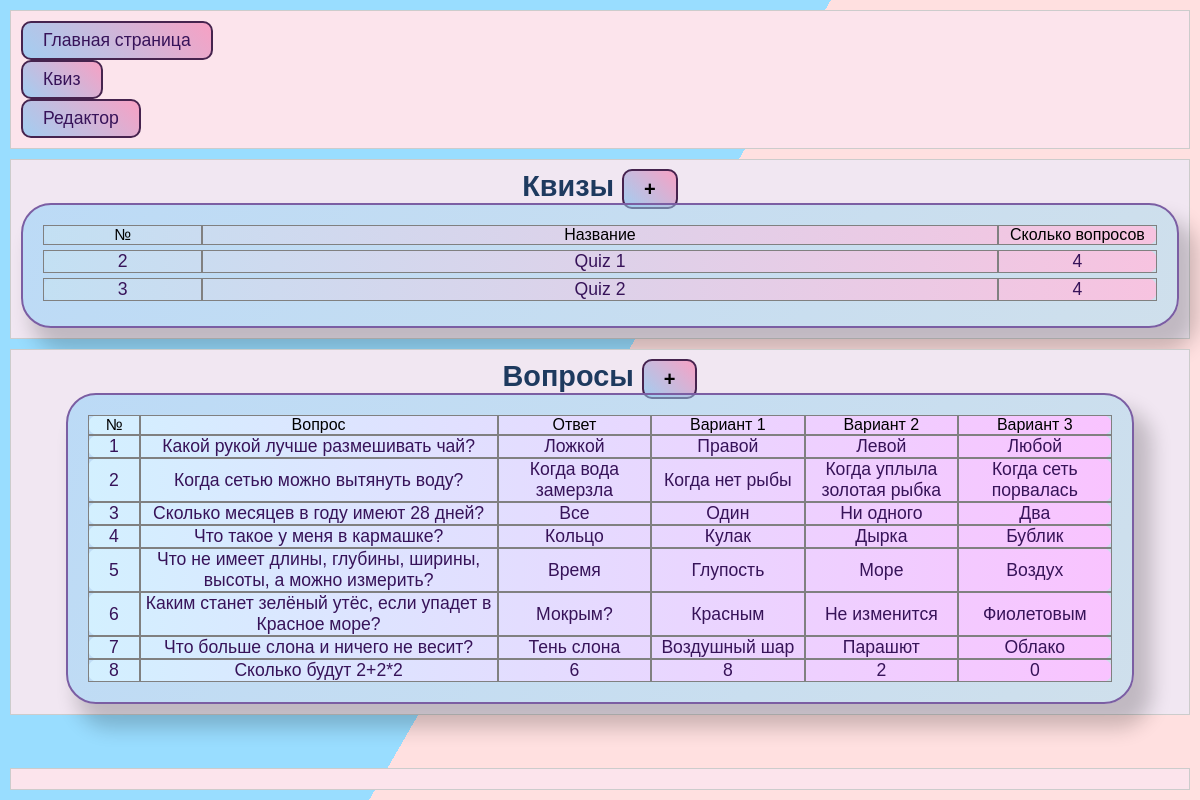
The page /quizes_view/ on the database its author committed.
### 08/models.py (models this page shows, shortened)
class Quiz(db.Model):
    id = db.Column(db.Integer, primary_key = True)
    name = db.Column(db.String(100))
    user_id = db.Column(db.Integer, db.ForeignKey('user.id'))

class Question(db.Model):
    id = db.Column(db.Integer, primary_key = True)
    question = db.Column(db.String(300), nullable = False)
    answer = db.Column(db.String(150), nullable = False)
    wrong1 = db.Column(db.String(150), nullable = False)
    wrong2 = db.Column(db.String(150), nullable = False)
    wrong3 = db.Column(db.String(150), nullable = False)
    quiz = db.relationship('Quiz',
                           secondary = quiz_question,
                           backref = 'question')

### 08/main.py (the view)
@app.route('/quizes_view/', methods = ['GET', 'POST'])
def view_quiz_edit():
    quizes = Quiz.query.all()
    questions = Question.query.all()
    users = User.query.all()
    return render_template('quizes_view.html',
                           quizes=quizes,
                           questions=questions,
                           users = users
                           )

### 08/tamplates/quizes_view.html (shortened to what this page needs)
{% extends 'base.html' %}
{% block content_head %}
    <h2>Квизы <a class="button" href="#modal1">+</a></h2>
    <div class="quizes quiz_form">
        <div class="quiz-row quiz-hrow">
            <div class="quiz-col">№</div>
            <div class="quiz-col">Название</div>
            <div class="quiz-col">Сколько вопросов</div>
        </div>
        {% for q in quizes %}
        <a href="#">
            <div class="quiz-row">
                <div class="quiz-col">{{loop.index+1}}</div>
                <div class="quiz-col">{{q.name}}</div>
                <div class="quiz-col">{{ q.question|length }}</div>
            </div>
        </a>
        {% endfor %}
    </div>
{% endblock %}
{% block content_foot %}
    <h2> Вопросы <a class="button" href="#modal2">+</a></h2>
    <div class="question quiz_form">
        {% include 'form_question_tab.html' %}
    </div>
{% endblock %}

### 08/tamplates/base.html (shortened to what this page needs)
<!DOCTYPE html>
<html lang="en">
<head>
    <link rel="stylesheet" href="{{url_for('static', filename='css/base.css') }}">
    <link rel="stylesheet" href="{{url_for('static', filename='css/quiz.css') }}">
    <link rel="stylesheet" href="{{url_for('static', filename='css/modal.css') }}">
</head>
<body>
    <header>
        <nav>
            <ul>
                {% include 'menu_main.html' %}
            </ul>
        </nav>
    </header>
    <div class="page_content">
    <main>
        <section>
            {% block content_head %}
            {% endblock %}
        </section>
        <section>
            {% block content_foot %}
            {% endblock %}
        </section>
    </main>
    </div>
    <footer>
    </footer>
</body>
</html>

### 08/tamplates/menu_main.html
<li><button class="button"><a href="/">Главная страница</a></button></li>
<li><button class="button"><a href="/quiz/">Квиз</a></button></li>
<li><button class="button"><a href="/quizes_view/">Редактор</a></button></li>

### 08/tamplates/form_question_tab.html (shortened to what this page needs)
<div class="question-row question-hrow">
    <div class="quiz-col">№</div>
    <div class="quiz-col">Вопрос</div>
    <div class="quiz-col">Ответ</div>
    <div class="quiz-col">Вариант 1</div>
    <div class="quiz-col">Вариант 2</div>
    <div class="quiz-col">Вариант 3</div>
</div>
{% for q in questions %}
<a href="#">
    <div class="question-row">
        <div class="quiz-col">
            {{ loop.index }}
        </div>
        <div class="quiz-col">{{ q.question }}</div>
        <div class="quiz-col">{{ q.answer }}</div>
        <div class="quiz-col">{{ q.wrong1 }}</div>
        <div class="quiz-col">{{ q.wrong2 }}</div>
        <div class="quiz-col">{{ q.wrong3 }}</div>
    </div>
</a>
{% endfor %}

### 08/static/css/base.css (style rules this page uses)
*, *::before, *::after { box-sizing: border-box; margin: 0; padding: 0; }
body { font-family: sans-serif; min-height: 100vh; max-width: 1200px; margin: 0 auto; padding: 10px; display: flex; flex-direction: column; gap: 10px; background-color: #dfc9e0; background: conic-gradient( from var(--b, 30deg) at var(--xy, 50% 50%), var(--c0, #ffcccc) var(--a, 0deg), var(--c1, #ffe0e0) 0% 50%, var(--c2, #ccefff) 0% calc(180deg + var(--a, 0deg)), var(--c3, #99ddff) 0% ); }
header, footer { display: flex; flex-direction: row; align-items: center; gap: 10px; background-color: #fce4ec; border: 1px solid #ccc; padding: 10px; }
.page_content { display: flex; flex: 1; gap: 10px; }
main { flex: 1; display: flex; flex-direction: column; gap: 10px; }
section { background-color: rgb(241, 231, 242); border: 1px solid #ccc; padding: 10px; display: flex; flex-direction: column; align-items: center; justify-content: center; position: relative; }
nav ul { list-style: none; border-radius: 5px; padding: 0; margin: 0; }
a { text-decoration: none; color: rgb(55, 19, 89); font-size: 1.1rem; }
h2 { text-align: center; }

### 08/static/css/quiz.css (style rules this page uses)
.quiz_form { display: block; border-radius: 30px; border: 2px solid #7b5ea3; box-shadow: 14px 20px 20px 4px rgba(0,0,0,0.2); text-align: center; min-width: 500px; max-width: 100%; padding: 20px; background: linear-gradient(305deg, rgba(173, 216, 230, 0.5), rgba(135, 206, 250, 0.5)); }
.button { font-size: 20px; border-radius: 10px; padding: 7px 20px; background: linear-gradient(45deg, #a3cef1, #f7a1c4); color: black; border: 2px solid #46234e; transition: all 450ms ease-out; }
.quizes, .questions { display: grid; grid-template-rows: 1fr; width: 100%; }
.quiz-row { display: grid; grid-template-columns: 1fr 5fr 1fr; transition: all 200ms; background: linear-gradient(90deg, #c3e0f3, #f7c3e0); border-radius: 10px; margin-bottom: 5px; }
.question-row { display: grid; grid-template-columns: 5% 35% repeat(4, 15%); transition: all 200ms; background: linear-gradient(90deg, #d3f0ff, #f9c3ff); border-radius: 10px; }
.quiz-col { display: grid; border: 1px solid gray; align-items: center; overflow: hidden; }
.question-hrow, .quiz-hrow { background-color: #c5b0d4eb; border-radius: 10px; }

### 08/static/css/modal.css (style rules this page uses)
h2 { color: #1e3a5f; font-size: 1.8rem; font-weight: 900; }

### rows shown on the page
Quiz: name "Quiz 1", question|length "4"
Quiz: name "Quiz 2", question|length "4"
Question: question "Какой рукой лучше размешивать чай?", answer "Ложкой", wrong1 "Правой", wrong2 "Левой", wrong3 "Любой"
Question: question "Когда сетью можно вытянуть воду?", answer "Когда вода замерзла", wrong1 "Когда нет рыбы", wrong2 "Когда уплыла золотая рыбка", wrong3 "Когда сеть порвалась"
Question: question "Сколько месяцев в году имеют 28 дней?", answer "Все", wrong1 "Один", wrong2 "Ни одного", wrong3 "Два"
Question: question "Что такое у меня в кармашке?", answer "Кольцо", wrong1 "Кулак", wrong2 "Дырка", wrong3 "Бублик"
Question: question "Что не имеет длины, глубины, ширины, высоты, а можно измерить?", answer "Время", wrong1 "Глупость", wrong2 "Море", wrong3 "Воздух"
Question: question "Каким станет зелёный утёс, если упадет в Красное море?", answer "Мокрым?", wrong1 "Красным", wrong2 "Не изменится", wrong3 "Фиолетовым"
Question: question "Что больше слона и ничего не весит?", answer "Тень слона", wrong1 "Воздушный шар", wrong2 "Парашют", wrong3 "Облако"
Question: question "Сколько будут 2+2*2", answer "6", wrong1 "8", wrong2 "2", wrong3 "0"
